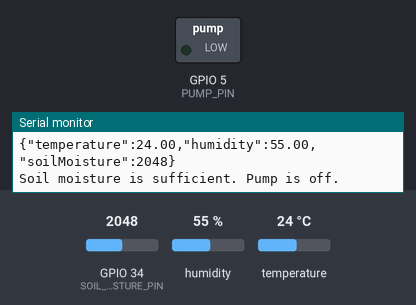
This sketch was run on a simulated ESP32. Shown: switched loads named in the sketch (green lamp = pin HIGH), the last lines printed to the serial monitor. The test bench sets the inputs (shaded band); at power-on: GPIO 34 (SOIL_MOISTURE_PIN) = 2048, humidity 55 %, temperature 24 °C. WiFi joins after 1.5 s; servers stay silent unless stated; no MQTT or app messages arrive unless stated.

Above: at 2.7 s.
2.8 s: GPIO 34 (SOIL_MOISTURE_PIN) set to 547
8.6 s: GPIO 34 (SOIL_MOISTURE_PIN) set to 465
At 13.0 s:
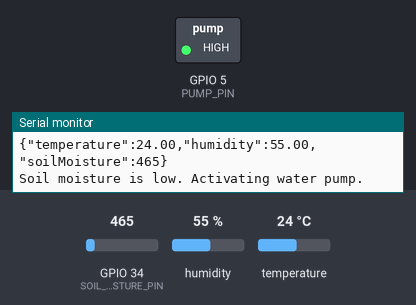
Timing chart, 0 to 14.5 s (numbered marks = the images above; inputs shaded):
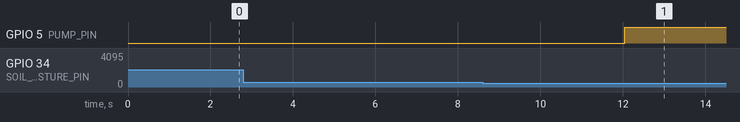

Measured:
- the behaviour switches between 500 and 499 on GPIO 34 (SOIL_MOISTURE_PIN) (found by bisection; images 0 and 1)
- after the input at 8.6 s, GPIO 5 (PUMP_PIN): LOW → HIGH after 3.4 s

The sketch:

module6.ino
```cpp
#include "secrets.h"         // Contains your Wi-Fi and AWS IoT credentials
#include <WiFiClientSecure.h>
#include <PubSubClient.h>
#include "WiFi.h"
#include "DHT.h"

// DHT11 sensor settings
#define DHTPIN 15          // GPIO pin connected to the DHT11 data pin
#define DHTTYPE DHT11      // DHT11 sensor type

// Soil moisture sensor pin
#define SOIL_MOISTURE_PIN 34  // Analog pin connected to the soil moisture sensor

// Water pump control pin (using a relay)
#define PUMP_PIN 5            // GPIO pin connected to the relay controlling the water pump

// Threshold for soil moisture (adjust based on your calibration)
#define MOISTURE_THRESHOLD 500

// AWS IoT topics
#define AWS_IOT_PUBLISH_TOPIC   "smartgarden/data"
#define AWS_IOT_SUBSCRIBE_TOPIC "smartgarden/commands"  // If needed for future use

// WiFi and MQTT clients
WiFiClientSecure net = WiFiClientSecure();
PubSubClient client(net);

// DHT sensor instance
DHT dht(DHTPIN, DHTTYPE);

// Variables to hold sensor data
float temperature = 0.0;
float humidity = 0.0;
int soilMoistureValue = 0;

void connectWiFi() {
  Serial.println("Connecting to Wi-Fi...");
  WiFi.begin(WIFI_SSID, WIFI_PASSWORD);

  while (WiFi.status() != WL_CONNECTED) {
    delay(500);
    Serial.print(".");
  }

  Serial.println("\nConnected to Wi-Fi!");
}

void connectAWS() {
  // Ensure we're connected to Wi-Fi first
  if (WiFi.status() != WL_CONNECTED) {
    connectWiFi();
  }

  // Configure WiFiClientSecure to use the AWS IoT device credentials
  net.setCACert(AWS_CERT_CA);
  net.setCertificate(AWS_CERT_CRT);
  net.setPrivateKey(AWS_CERT_PRIVATE);

  client.setServer(AWS_IOT_ENDPOINT, 8883);  // Set AWS IoT as the server
  // client.setCallback(messageHandler);     // Uncomment if you have a callback function

  Serial.print("Connecting to AWS IoT...");

  while (!client.connected()) {
    if (client.connect(THINGNAME)) {
      Serial.println("Connected to AWS IoT!");
      // client.subscribe(AWS_IOT_SUBSCRIBE_TOPIC);  // Subscribe to a topic if needed
    } else {
      Serial.print("AWS IoT connection failed, client state: ");
      Serial.println(client.state());
      delay(2000);  // Wait before retrying
    }
  }
}

void publishToAWS() {
  // Create JSON payload
  String payload = "{";
  payload += "\"temperature\":" + String(temperature, 2) + ",";
  payload += "\"humidity\":" + String(humidity, 2) + ",";
  payload += "\"soilMoisture\":" + String(soilMoistureValue);
  payload += "}";

  // Publish to AWS IoT
  client.publish(AWS_IOT_PUBLISH_TOPIC, payload.c_str());
  Serial.println("Data published to AWS IoT:");
  Serial.println(payload);
}

void setup() {
  Serial.begin(9600);

  // Initialize Wi-Fi and AWS IoT connection
  connectWiFi();
  connectAWS();

  // Initialize DHT sensor
  dht.begin();

  // Initialize soil moisture sensor pin
  pinMode(SOIL_MOISTURE_PIN, INPUT);

  // Initialize water pump control pin
  pinMode(PUMP_PIN, OUTPUT);
  digitalWrite(PUMP_PIN, LOW);  // Ensure the pump is off initially
}

void loop() {
  // Read temperature and humidity from DHT11
  humidity = dht.readHumidity();
  temperature = dht.readTemperature();

  // Check if any reads failed
  if (isnan(humidity) || isnan(temperature)) {
    Serial.println("Failed to read from DHT sensor!");
    humidity = 0.0;
    temperature = 0.0;
  } else {
    Serial.print("Temperature: ");
    Serial.print(temperature);
    Serial.print("°C  Humidity: ");
    Serial.print(humidity);
    Serial.println("%");
  }

  // Read soil moisture value
  soilMoistureValue = analogRead(SOIL_MOISTURE_PIN);
  Serial.print("Soil Moisture Value: ");
  Serial.println(soilMoistureValue);

  // Publish data to AWS IoT
  publishToAWS();

  // Check soil moisture level and control the water pump
  if (soilMoistureValue < MOISTURE_THRESHOLD) {
    // Soil is dry, activate the water pump
    Serial.println("Soil moisture is low. Activating water pump.");
    digitalWrite(PUMP_PIN, HIGH);  // Turn on the pump
    delay(10000);                  // Run the pump for 10 seconds
    digitalWrite(PUMP_PIN, LOW);   // Turn off the pump
    Serial.println("Water pump deactivated.");

    // Send notification via AWS SNS
    sendSNSNotification();
  } else {
    Serial.println("Soil moisture is sufficient. Pump is off.");
  }

  client.loop();  // Maintain MQTT connection
  delay(5000);    // Wait for 5 seconds before next reading
}

void sendSNSNotification() {
  // Since the ESP32 cannot directly interact with AWS SNS, we'll use an AWS IoT Rule to trigger the SNS notification
  // The rule will be configured on AWS IoT Core to send a notification when soilMoisture < MOISTURE_THRESHOLD
  Serial.println("Notification sent via AWS SNS (configured on AWS side).");
}
```

secrets.h
```cpp
#include <pgmspace.h>

#define SECRET

// THINNAME (created on AWS IoT Core) here... It will be the CLIENTID
#define THINGNAME ""

// SSID and Password of your wifi network
const char WIFI_SSID[] = "";
const char WIFI_PASSWORD[] = "";

// IOT ENDPOINT (created on AWS IOT Core) here... like it: xxxxxxxxxxx-ats.iot.us-east-1.amazonws.com
const char AWS_IOT_ENDPOINT[] = "";

// Amazon Root CA 1 - https://www.amazontrust.com/repository/AmazonRootCA1.pem
static const char AWS_CERT_CA[] PROGMEM = R"EOF(
-----BEGIN CERTIFICATE-----
-----END CERTIFICATE-----
)EOF";

// Device Certificate - Present in kit - name like this: THINGNAME.cert.pem
static const char AWS_CERT_CRT[] PROGMEM = R"KEY(
-----BEGIN CERTIFICATE-----
-----END CERTIFICATE-----
)KEY";

// Device Private Key - Present in kit - name like this: THINGNAME.private.key
static const char AWS_CERT_PRIVATE[] PROGMEM = R"KEY(
-----BEGIN RSA PRIVATE KEY-----
-----END RSA PRIVATE KEY-----
)KEY";
```
